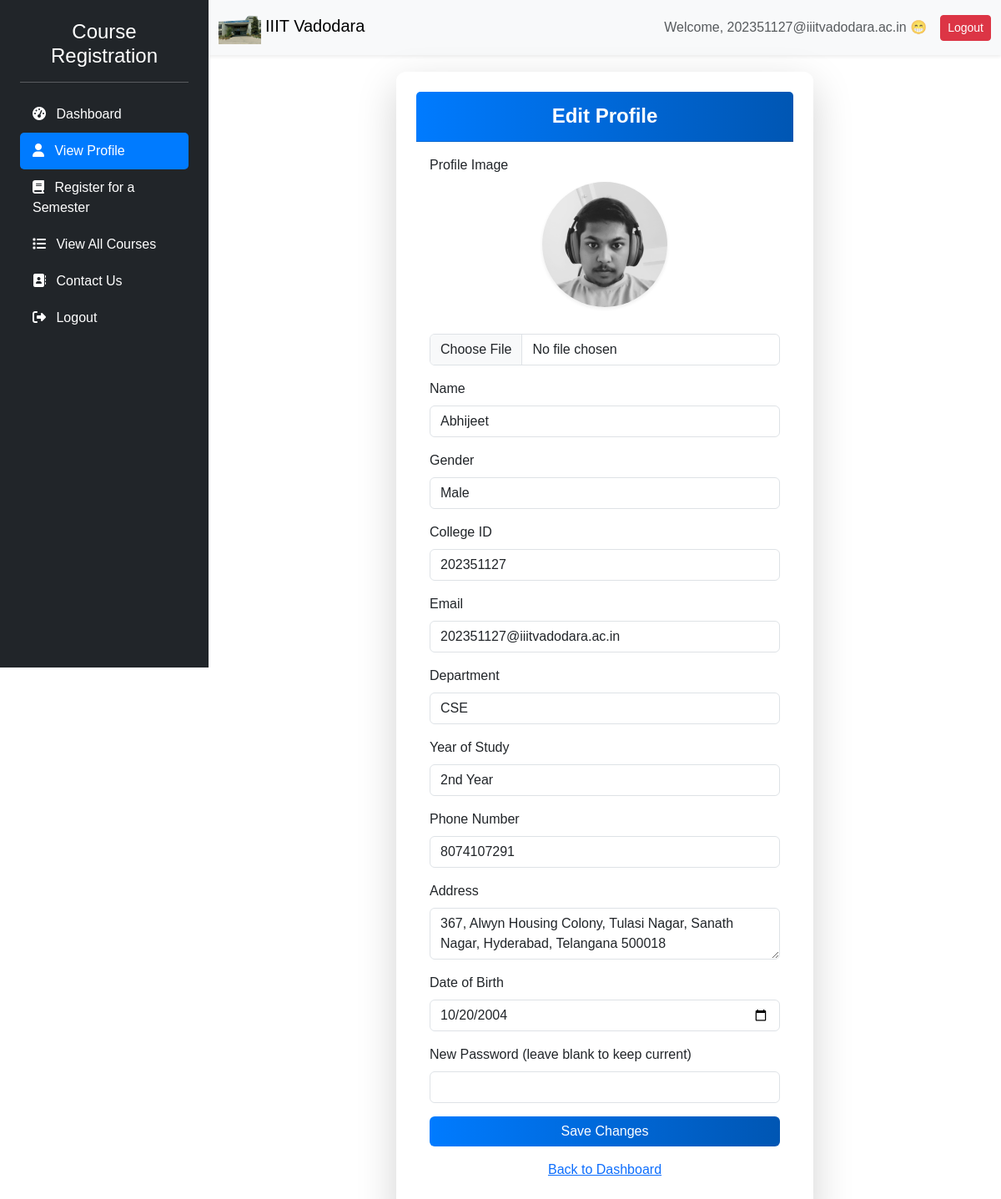
Before: /accounts/profile/ (signed in) with the older database file.
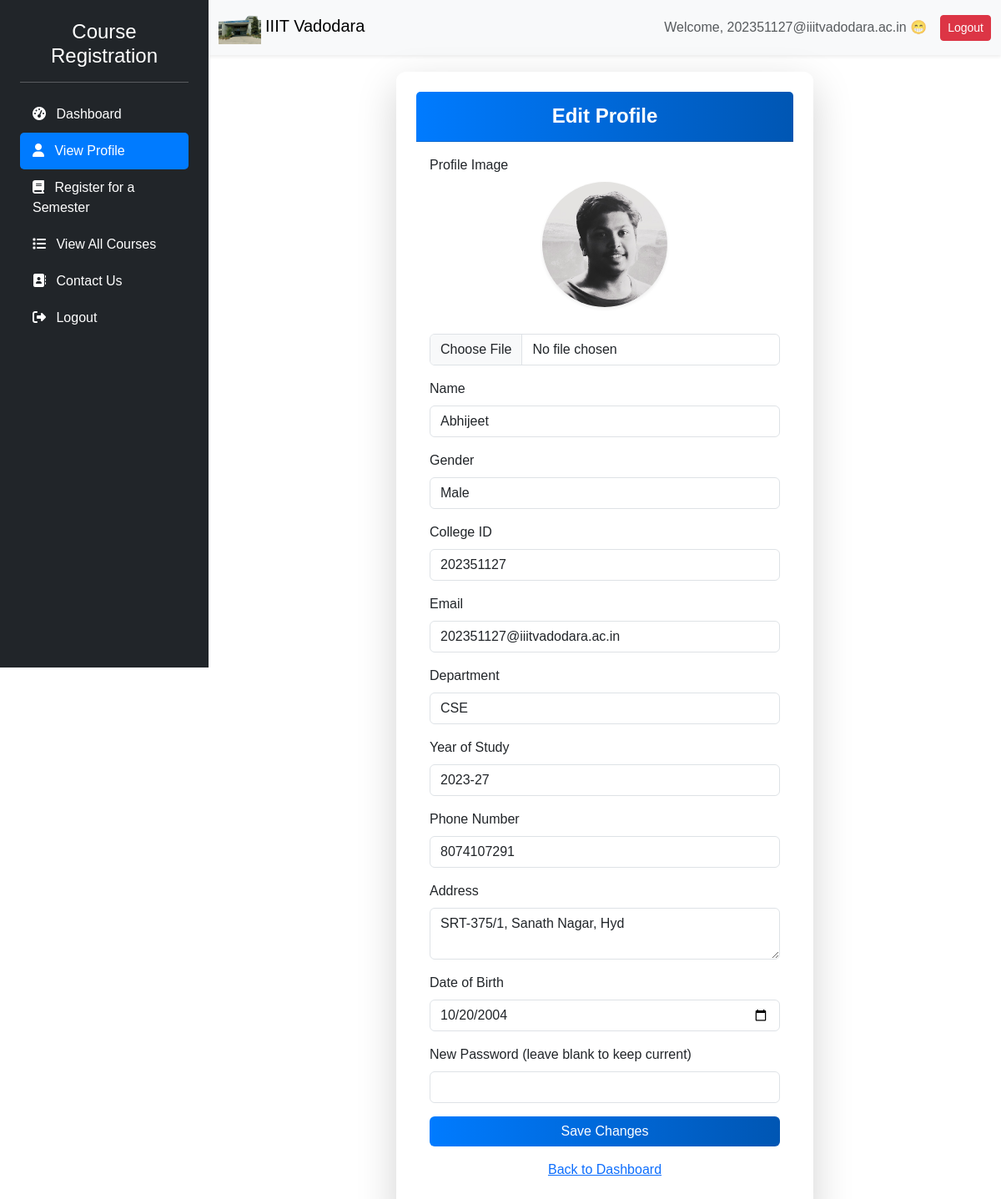
After: the same page with the newer database file.
### accounts/models.py (models this page shows, shortened)
class Student(models.Model):
    student_name = models.CharField(max_length=255)
    gender = models.CharField(max_length=10)
    college_id = models.CharField(max_length=20)
    email = models.EmailField(primary_key=True, unique=True, validators=[validate_email_format])
    department = models.CharField(max_length=100)
    year_of_study = models.CharField(max_length=10)
    phone_number = models.CharField(max_length=15)
    password = models.CharField(max_length=255)
    address = models.TextField(null=True, blank=True)
    date_of_birth = models.DateField(null=True, blank=True)
    profile_image = models.ImageField(upload_to='profile_images/', default='{% static "images/default.png" %}', null = True, blank = True)

### accounts/views.py (the view, shortened to what this page needs)
# urls.py: path('profile/', views.profile, name='profile'),
def profile(request):
    email = request.session.get("student_email")
    if email in Student.objects.values_list('email', flat=True):
        student = get_object_or_404(Student, email=email)
    print(email)
    if not email in Student.objects.values_list('email', flat=True):
        email = request.session.get("faculty_email")
        faculty = get_object_or_404(Faculty, email=email)
    print(email)
    if email in Student.objects.values_list('email', flat=True):
        return render(request, 'accounts/profile.html', {'student': student})

### accounts/templates/accounts/profile.html (shortened to what the changed rows need)
{% load static %}
<!DOCTYPE html>
<html lang="en">
<head>
    <link href="https://cdn.jsdelivr.net/npm/bootstrap@5.3.0/dist/css/bootstrap.min.css" rel="stylesheet" />
    <link rel="stylesheet" href="https://cdnjs.cloudflare.com/ajax/libs/font-awesome/6.4.0/css/all.min.css" />
</head>
<body>
        <div class="main-content">
            <nav class="navbar navbar-expand-lg navbar-light bg-light shadow-sm">
                <div class="container-fluid">
                    <div class="ms-auto d-flex align-items-center">
                        <span class="me-3 text-muted">Welcome, {{ request.session.student_email }} 😁</span>
                        <a href="{% url 'logout' %}" class="btn btn-danger btn-sm">Logout</a>
                    </div>
                </div>
            </nav>
            <div class="d-flex justify-content-center align-items-center">
                <div class="card p-4 shadow-lg" style="max-width: 500px; width: 100%;">
                    <div class="card-header">
                        <h2 class="card-title">Edit Profile</h2>
                    </div>
                    <div class="card-body">
                        <form method="post" enctype="multipart/form-data">
                            <div class="mb-3">
                                <div class="text-center mb-3">
                                    <img src="{% if student.profile_image %}{{ student.profile_image.url }}{% else %}{% static 'images/default.png' %}{% endif %}" alt="Profile" class="rounded-circle shadow-sm mb-3" style="width: 150px; height: 150px; object-fit: cover;">
                                </div>
                            </div>
                            <div class="mb-3">
                                <label class="form-label">Name</label>
                                <input type="text" name="student_name" value="{{ student.student_name }}" class="form-control" required>
                            </div>
                            <div class="mb-3">
                                <label class="form-label">Gender</label>
                                <select name="gender" class="form-control" required>
                                    <option value="Male" {% if student.gender == "Male" %}selected{% endif %}>Male</option>
                                </select>
                            </div>
                            <div class="mb-3">
                                <label class="form-label">College ID</label>
                                <input type="text" name="college_id" value="{{ student.college_id }}" class="form-control" readonly>
                            </div>
                            <div class="mb-3">
                                <label class="form-label">Email</label>
                                <input type="email" name="email" value="{{ student.email }}" class="form-control" readonly>
                            </div>
                            <div class="mb-3">
                                <label class="form-label">Department</label>
                                <input type="text" name="department" value="{{ student.department }}" class="form-control" required>
                            </div>
                            <div class="mb-3">
                                <label class="form-label">Year of Study</label>
                                <input type="text" name="year_of_study" value="{{ student.year_of_study }}" class="form-control" required>
                            </div>
                            <div class="mb-3">
                                <label class="form-label">Phone Number</label>
                                <input type="tel" name="phone_number" value="{{ student.phone_number }}" class="form-control" pattern="[0-9]{10}" required>
                            </div>
                            <div class="mb-3">
                                <label class="form-label">Address</label>
                                <textarea name="address" class="form-control">{{ student.address|default:'' }}</textarea>
                            </div>
                            <div class="mb-3">
                                <label class="form-label">Date of Birth</label>
                                <input type="date" name="date_of_birth" value="{{ student.date_of_birth|date:'Y-m-d' }}" class="form-control">
                            </div>
                        </form>
                    </div>
                </div>
            </div>
        </div>
</body>
</html>

Changed rows visible on the page:
changed Student "202351127@iiitvadodara.ac.in": profile_image: a different picture; year_of_study "2nd Year" → "2023-27"; address "367, Alwyn Housing Colony, Tulasi Nagar, Sanath Nagar, Hyderabad, Telangana 500018" → "SRT-375/1, Sanath Nagar, Hyd"
